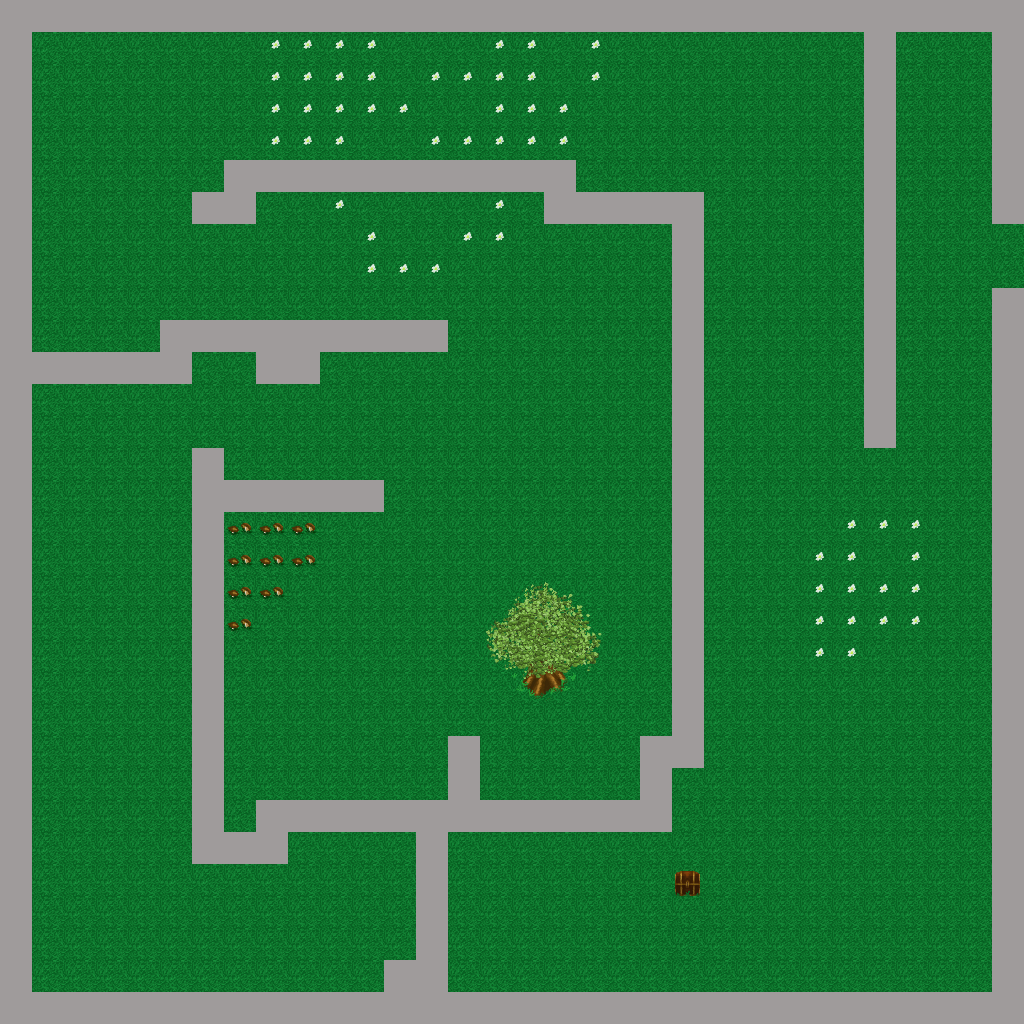

A 2D game scene composited from a Tiled map and its tileset images. What follows is a short description and the map's XML, with each tile layer's data collapsed to a summary:
An orthogonal 32x32 tile map with 32x32 px tiles, 3 tile layers (base, base2, overlay) and 24 objects.

<map version="1.0" orientation="orthogonal" renderorder="right-down" width="32" height="32" tilewidth="32" tileheight="32" nextobjectid="34">
 <tileset firstgid="1" name="forest_tileset_32x32" tilewidth="32" tileheight="32">
  <image source="forest_tileset_32x32.png" width="512" height="160" />
  <tile id="53">
   <properties>
    <property name="walkable" value="false" />
   </properties>
  </tile>
  <tile id="57">
   <properties>
    <property name="walkable" value="false" />
   </properties>
  </tile>
  <tile id="58">
   <properties>
    <property name="walkable" value="false" />
   </properties>
  </tile>
  <tile id="68">
   <properties>
    <property name="walkable" value="false" />
   </properties>
  </tile>
 </tileset>
 <layer name="base" width="32" height="32">
  <data>[1024 cells, 1024 non-empty, 4 distinct tile ids]</data>
 </layer>
 <layer name="base2" width="32" height="32">
  <data>[1024 cells, 2 non-empty, 2 distinct tile ids]</data>
 </layer>
 <layer name="overlay" width="32" height="32">
  <data>[1024 cells, 13 non-empty, 13 distinct tile ids]</data>
 </layer>
 <objectgroup color="#ff07fe" name="collision">
  <object id="2" x="0" y="2" width="34" height="1020" />
  <object id="3" x="36" y="994" width="984" height="30" />
  <object id="5" x="418" y="802" width="28" height="216" />
  <object id="6" x="384" y="960" width="40" height="46" />
  <object id="7" x="252" y="800" width="420" height="28" />
  <object id="8" x="448" y="738" width="32" height="84" />
  <object id="9" x="642" y="738" width="30" height="84" />
  <object id="10" x="672" y="192" width="30" height="578" />
  <object id="11" x="194" y="452" width="26" height="412" />
  <object id="12" x="2" y="354" width="192" height="30" />
  <object id="13" x="158" y="322" width="290" height="28" />
  <object id="14" x="256" y="352" width="66" height="34" />
  <object id="17" x="-6" y="0" width="1028" height="30" />
  <object id="18" x="226" y="164" width="346" height="26" />
  <object id="19" x="192" y="194" width="62" height="28" />
  <object id="20" x="545.333" y="196.667" width="144" height="24" />
  <object id="22" x="864" y="-10" width="34" height="462" />
  <object id="23" x="990" y="-14" width="32" height="240" />
  <object id="24" x="992.667" y="288.667" width="30" height="720" />
  <object id="25" x="224" y="484" width="158" height="24" />
  <object id="26" x="190" y="836" width="96" height="28" />
  <object id="27" x="520" y="669" width="46.6667" height="22.6667" />
  <object id="28" x="676" y="876" width="24" height="20" />
 </objectgroup>
 <objectgroup color="#08ebb2" name="transport">
  <object id="32" x="1038.33" y="224.667" width="6.66667" height="68" />
 </objectgroup>
</map>
